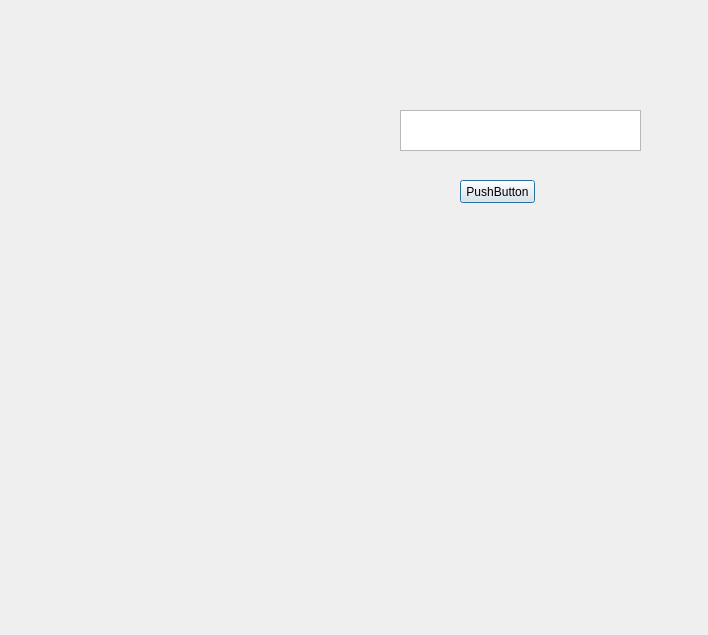
<?xml version="1.0" encoding="UTF-8"?>
<ui version="4.0">
 <class>Dialog</class>
 <widget class="QDialog" name="Dialog">
  <property name="geometry">
   <rect>
    <x>0</x>
    <y>0</y>
    <width>708</width>
    <height>635</height>
   </rect>
  </property>
  <property name="windowTitle">
   <string>Dialog</string>
  </property>
  <widget class="QLabel" name="label">
   <property name="geometry">
    <rect>
     <x>40</x>
     <y>20</y>
     <width>321</width>
     <height>411</height>
    </rect>
   </property>
   <property name="text">
    <string/>
   </property>
  </widget>
  <widget class="QTextEdit" name="textEdit">
   <property name="geometry">
    <rect>
     <x>400</x>
     <y>110</y>
     <width>241</width>
     <height>41</height>
    </rect>
   </property>
  </widget>
  <widget class="QPushButton" name="pushButton">
   <property name="geometry">
    <rect>
     <x>460</x>
     <y>180</y>
     <width>75</width>
     <height>23</height>
    </rect>
   </property>
   <property name="text">
    <string>PushButton</string>
   </property>
  </widget>
 </widget>
 <resources/>
 <connections/>
</ui>
